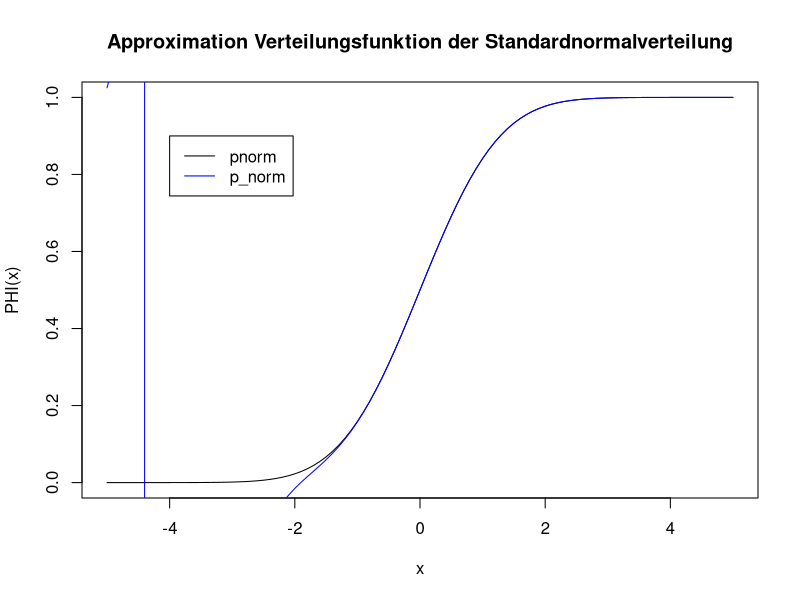
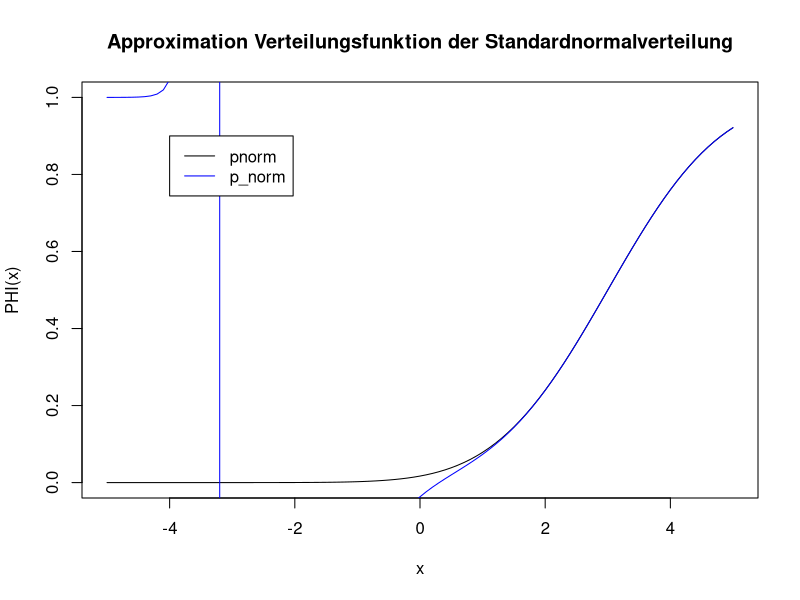
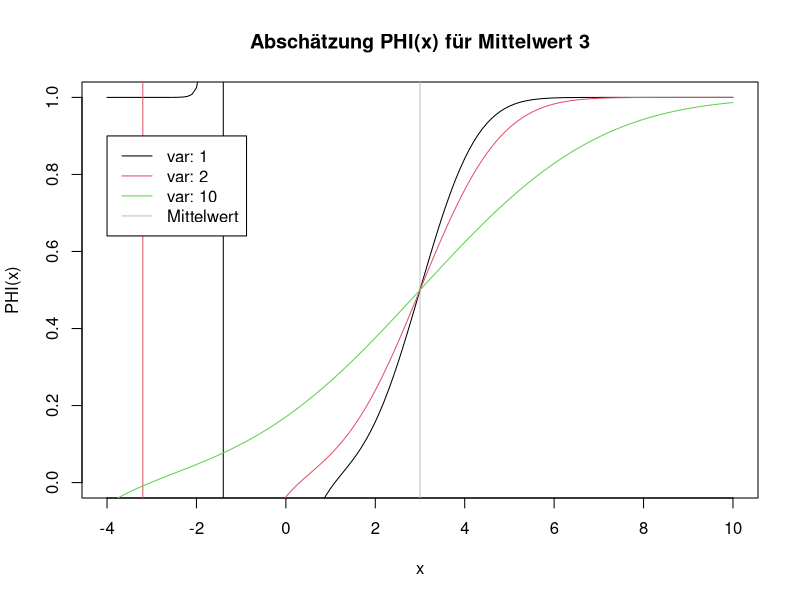

Recreate these plots in R, in order.
#### Serie 2 Statistik ####
# Raphael Keller
# 23-128-721


# 4
# a)

p_norm <- function(x) {
  p <- 0.2316419
  b <- c(
    0.319381530,
    -0.356563782,
    1.781477937,
    -1.821255978,
    1.330274429
  )
  phi_x <- dnorm(x)
  t <- 1 / (1 + p * x)
  1 - phi_x * sapply(t, function(x) sum(b * x^(1:5)))
}

x <- seq(-5, 5, 0.1)
plot(x, pnorm(x),
     main = "Approximation Verteilungsfunktion der Standardnormalverteilung",
     xlab = "x",
     ylab = "PHI(x)",
     type = "l",
     ylim = c(0, 1))

lines(x, p_norm(x), col = "blue")
legend(-4, 0.9,
       c("pnorm", "p_norm"),
       lty = 1,
       col = c("black", "blue"))

# b

?pnorm

p_norm <- function(x, mean = 0, var = 1) {
  sd <-  sqrt(abs(var))
  p <- 0.2316419
  b <- c(
    0.319381530,
    -0.356563782,
    1.781477937,
    -1.821255978,
    1.330274429
  )
  x <- (x - mean) / sd
  phi_x <- dnorm(x)
  t <- 1 / (1 + p * x )
  1 - phi_x * sapply(t, function(x) sum(b * x^(1:5)))
}

plot(x, pnorm(x, mean = 3, sqrt(2)),
     main = "Approximation Verteilungsfunktion der Standardnormalverteilung",
     xlab = "x",
     ylab = "PHI(x)",
     type = "l",
     ylim = c(0, 1))

lines(x, p_norm(x, mean = 3, 2), col = "blue")
legend(-4, 0.9,
       c("pnorm", "p_norm"),
       lty = 1,
       col = c("black", "blue"))

# c
x <- seq(-4, 10, 0.1)
var <- c(1, 2, 10)
mean <- 3
cols <- seq_along(var)

plot(NA,
     main = ("Abschätzung PHI(x) für Mittelwert 3"),
     ylim = c(0, 1),
     xlim = range(x),
     xlab = "x",
     ylab = "PHI(x)")
abline(v = 3, col = "grey")

for (i in seq_along(var)) {
  lines(x, p_norm(x, mean, var[i]), col = cols[i])
}
legend(min(x), 0.9,
       c(paste("var:", var), "Mittelwert"),
       col = c(cols, "grey"),
       lty = 1)

# d

select_even <- function(x) {
  x[x %% 2 == 0]
}

select_even(1:20)











